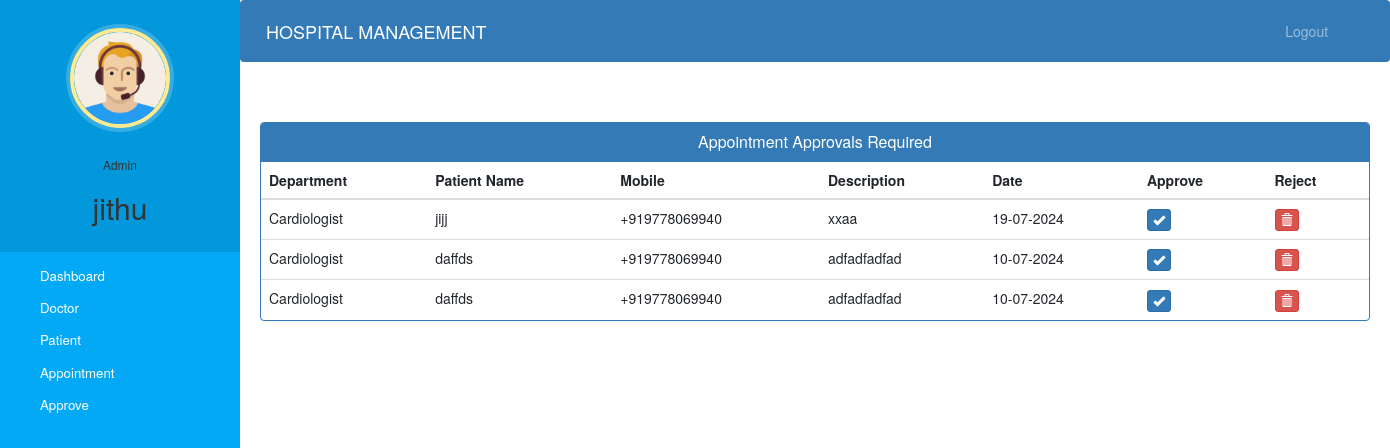
The page /admin-approve-appointment (signed in) on the database its author committed.
### base/models.py (models this page shows, shortened)
class User(AbstractUser):
    pass

class Appointment(models.Model):
    your_name = models.CharField(max_length=40,null=True)
    phone_number = PhoneNumberField(null=True, blank=True)
    subitted_date = models.DateTimeField(auto_now=True)
    e_mail = models.CharField(max_length=50,null=True)
    select_date = models.DateField()
    gender = models.CharField(max_length=10,choices=GENDER_CHOICES,default='male')
    department = models.CharField(max_length=50,choices=departments,default='Cardiologist')
    description = models.TextField(max_length=500)
    status = models.BooleanField(default=False)

### base/views.py (the view)
# urls.py: path('admin-approve-appointment', views.admin_approve_appointment_view,name='admin-approve-appointment'),
@login_required(login_url='adminlogin')
@user_passes_test(is_admin)
def admin_approve_appointment_view(request):
    appointments=models.Appointment.objects.all().filter(status=False)
    return render(request,'admin/admin_approve_appointment.html',{'appointments':appointments})

### base/views.py (called while the page is built)
def is_admin(user):
    return user.is_superuser or user.groups.filter(name='ADMIN').exists()

### templates/admin/admin_approve_appointment.html (shortened to what this page needs)
{% extends 'admin/admin_base.html' %}
{% block content %}
<head>
  <link href="//netdna.bootstrapcdn.com/bootstrap/3.0.0/css/bootstrap.min.css" rel="stylesheet" id="bootstrap-css">
</head>
<div class="container">
  <div class="panel panel-primary">
    <div class="panel-heading">
      <h6 class="panel-title">Appointment Approvals Required</h6>
    </div>
    <table class="table table-hover" id="dev-table">
      <thead>
        <tr>
          <th>Department</th>
          <th>Patient Name</th>
          <th>Mobile</th>
          <th>Description</th>
          <th>Date</th>
          <th>Approve</th>
          <th>Reject</th>
        </tr>
      </thead>
      {% for a in appointments %}
      <tr>
        <td> {{a.department}}</td>
        <td>{{a.your_name}}</td>
        <td>{{a.phone_number}}</td>
        <td>{{a.description}}</td>
        <td>{{a.select_date  | date:'d-m-Y'}}</td>
        <td><a class="btn btn-primary btn-xs" href="{% url 'approve_appointment' a.id %}"><span class="glyphicon glyphicon-ok"></span></a></td>
        <td><a class="btn btn-danger btn-xs" href="{% url 'reject-appointment' a.id  %}"><span class="glyphicon glyphicon-trash"></span></a></td>
      </tr>
      {% endfor %}
    </table>
  </div>
</div>
{% endblock content %}

### templates/admin/admin_base.html (shortened to what this page needs)
<!DOCTYPE html>
{% load static %}
<html lang="en">
<head>
  <link rel="stylesheet" href="https://stackpath.bootstrapcdn.com/bootstrap/4.3.1/css/bootstrap.min.css">
  <link rel="stylesheet" href="https://maxcdn.bootstrapcdn.com/font-awesome/4.7.0/css/font-awesome.min.css">
  <link rel="stylesheet" href="{% static '/style.css' %}">
</head>
<body>
  <nav class="menu" tabindex="0">
    <header class="avatar">
      <img src="{% static "img/adminpropic.png" %}" />
      <br><br>
      <h6>Admin</h6>
      <h2>{{request.user.first_name}}</h2>
    </header>
    <ul>
      <li tabindex="0" class="icon-dashboard"> <a style="color:white; text-decoration:none;" href="{% url "admin-dashboard" %}"><span>Dashboard</span></a> </li>
      <li tabindex="0" class="icon-customers"> <a style="color:white; text-decoration:none;" href="/admin-doctor"><span>Doctor</span></a></li>
      <li tabindex="0" class="icon-users"> <a style="color:white; text-decoration:none;" href="/admin-patient"><span>Patient</span></a></li>
      <li tabindex="0" class="icon-calendar"> <a style="color:white; text-decoration:none;" href="/admin-appointment"><span>Appointment</span></a></li>
      <li tabindex="0" class="icon-calendar"> <a style="color:white; text-decoration:none;" href="{% url "admin-approve" %}"><span>Approve</span></a></li>
    </ul>
  </nav>
  <main>
    <div class="bs-example">
      <nav class="navbar navbar-expand-md  navbar-dark fixed-top" style="background:#337AB7;">
        <a href="/admin-dashboard" class="navbar-brand">HOSPITAL MANAGEMENT</a>
        <div class="collapse navbar-collapse justify-content-between" id="navbarCollapse">
          <div class="navbar-nav" style=" margin-left: 90%;">
            <a href="/logout" class="nav-item nav-link">Logout</a>
          </div>
        </div>
      </nav>
    </div>
    <br><br>
    {% block content %}
    {% endblock content %}
  </main>
</body>
</html>

### static/style.css (style rules this page uses)
body { padding-left: 240px; }
main { position: relative; height: 100vh; }
.menu { background: #5bc995; height: 100vh; width: 240px; position: fixed; top: 0px; left: 0; z-index: 5; outline: none; }
.menu .avatar { background: rgba(0, 0, 0, 0.1); padding: 2em 0.5em; text-align: center; }
.menu .avatar img { width: 100px; border-radius: 50%; overflow: hidden; border: 4px solid #ffea92; box-shadow: 0 0 0 4px rgba(255, 255, 255, 0.2); }
.menu .avatar h2 { font-weight: normal; margin-bottom: 0; }
.menu ul { list-style: none; padding: 0.5em 0; margin: 0; }
.menu ul li { padding: 0.5em 1em 0.5em 3em; font-size: 0.95em; font-weight: regular; background-repeat: no-repeat; background-position: left 15px center; background-size: auto 20px; transition: all 0.15s linear; cursor: pointer; }
.menu ul li.icon-dashboard { background-image: url("http://www.entypo.com/images//gauge.svg"); }
.menu ul li.icon-customers { background-image: url("http://www.entypo.com/images//briefcase.svg"); }
.menu ul li.icon-users { background-image: url("http://www.entypo.com/images//users.svg"); }
.menu ul li.icon-calendar { background-image: url("http://www.entypo.com/images//calendar.svg"); }

### templates/admin/admin_base.html (style rules this page uses)
a:link { text-decoration: none; }
a { color: white; }
body { padding-left: 240px; }
main { position: relative; height: 100vh; }
.menu { background: #03a9f4; height: 100vh; width: 240px; position: fixed; top: 0px; left: 0; z-index: 5; outline: none; }
.menu .avatar { background: rgba(0, 0, 0, 0.1); padding: 2em 0.5em; text-align: center; }
.menu .avatar img { width: 100px; border-radius: 50%; overflow: hidden; border: 4px solid #ffea92; box-shadow: 0 0 0 4px rgba(255, 255, 255, 0.2); }
.menu .avatar h2 { font-weight: normal; margin-bottom: 0; }
.menu ul { list-style: none; padding: 0.5em 0; margin: 0; }
.menu ul li { padding: 0.5em 1em 0.5em 3em; font-size: 0.95em; font-weight: regular; background-repeat: no-repeat; background-position: left 15px center; background-size: auto 20px; transition: all 0.15s linear; cursor: pointer; }
.menu ul li.icon-dashboard { background-image: url("http://www.entypo.com/images//gauge.svg"); }
.menu ul li.icon-customers { background-image: url("http://www.entypo.com/images//briefcase.svg"); }
.menu ul li.icon-users { background-image: url("http://www.entypo.com/images//users.svg"); }
.menu ul li.icon-calendar { background-image: url("http://www.entypo.com/images//calendar.svg"); }

### templates/admin/admin_approve_appointment.html (style rules this page uses)
a:link { text-decoration: none; }
h6 { text-align: center; }

### rows shown on the page
User: user.first_name "jithu"
Appointment: department "Cardiologist", your_name "jijj", phone_number "+919778069940", description "xxaa", select_date "19-07-2024"
Appointment: department "Cardiologist", your_name "daffds", phone_number "+919778069940", description "adfadfadfad", select_date "10-07-2024"
Appointment: department "Cardiologist", your_name "daffds", phone_number "+919778069940", description "adfadfadfad", select_date "10-07-2024"
